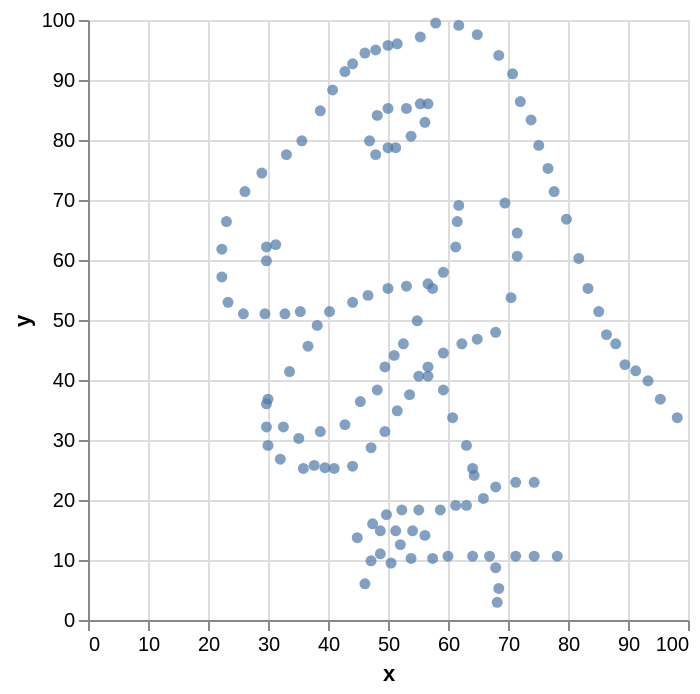

The code cell stored with this chart in its notebook:
### Code cell
alt.Chart(dino).mark_circle().encode(
    alt.X("x"),
    alt.Y("y")
)

### Figure 1 — Vega-Lite specification as saved in the notebook (floating-point values rounded to 4 significant figures; data arrays with more than 128 entries replaced by an {"elided": "..."} marker saying what was removed)
{"config": {"view": {"continuousWidth": 300, "continuousHeight": 300}}, "data": {"name": "data-eb267ae4ef3de7ecc07b2e12e350f0ea"}, "mark": {"type": "circle"}, "encoding": {"x": {"field": "x", "type": "quantitative"}, "y": {"field": "y", "type": "quantitative"}}, "$schema": "https://vega.github.io/schema/vega-lite/v6.4.1.json", "datasets": {"data-eb267ae4ef3de7ecc07b2e12e350f0ea": {"elided": "142 records"}}}
